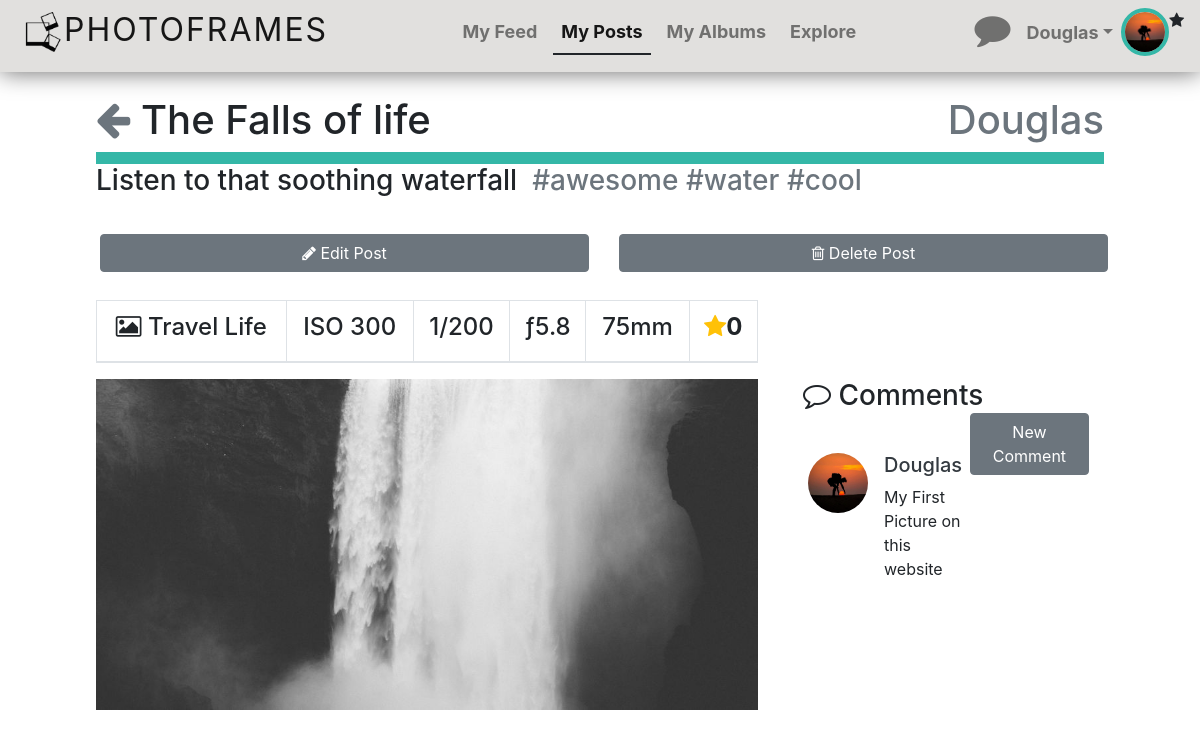
The page /php/post.php?imageID=16 (signed in) on the database its author committed.
### tables this page shows
CREATE TABLE `tbpost` (
  `imageID` int(11) NOT NULL,
  `userID` int(11) NOT NULL,
  `title` varchar(50) NOT NULL,
  `caption` varchar(50) NOT NULL,
  `stars` int(11) NOT NULL DEFAULT '0',
  `timeStamp` datetime DEFAULT NULL,
  `fileLocation` varchar(200) NOT NULL DEFAULT 'default',
  `privacy` varchar(10) DEFAULT 'public',
  `iso` int(11) DEFAULT NULL,
  `shutterSpeed` varchar(10) DEFAULT NULL,
  `fStop` float DEFAULT NULL,
  `lens` varchar(10) DEFAULT NULL,
  `albumID` int(11) NOT NULL
);

CREATE TABLE `tbuser` (
  `userID` int(11) NOT NULL,
  `userType` varchar(10) NOT NULL DEFAULT 'user',
  `name` varchar(50) NOT NULL,
  `email` varchar(50) NOT NULL,
  `dateOfBirth` date NOT NULL,
  `bio` varchar(100) DEFAULT NULL,
  `profileImage` varchar(200) DEFAULT '../gallery/profilePics/default.png',
  `password` varchar(200) NOT NULL
);

CREATE TABLE `tbposthashtag` (
  `ID` int(11) NOT NULL,
  `imageID` int(11) NOT NULL,
  `hashtag` varchar(50) NOT NULL
);

CREATE TABLE `tbalbum` (
  `albumID` int(11) NOT NULL,
  `userID` int(11) NOT NULL,
  `title` varchar(50) NOT NULL,
  `description` varchar(50) DEFAULT NULL,
  `privacy` varchar(10) NOT NULL DEFAULT 'public',
  `timeStamp` datetime NOT NULL
);

CREATE TABLE `tbpostcomment` (
  `ID` int(11) NOT NULL,
  `imageID` int(11) NOT NULL,
  `comment` varchar(50) NOT NULL,
  `timeStamp` datetime DEFAULT NULL,
  `userID` int(11) NOT NULL
);

### php/post.php (the view, shortened to what this page needs)
<?php
include "./fragments/globals.php";
?>
<!DOCTYPE html>
<html>
<head>
    <?php include "./fragments/cssLibraries.php"; ?>
    <link rel="stylesheet" type="text/css" href="../css/post.css" />
</head>
<body>
<?php include "./fragments/navbarFragment.php"; ?>
<?php
$AdminAccess = false;
$getUserQuery = "SELECT *
                    FROM tbuser
                    WHERE userID = ".$_SESSION['userID'].";";
$result = $mysqli->query($getUserQuery);
if ($result && $result->num_rows > 0)
{
    while($rowResult = $result->fetch_assoc())
    {
        if ($rowResult["userType"] == 'admin')
            $AdminAccess = true;
    }
}
$ownerID = '';
$editPostISO = '';
$editPostShutterSpeed = '';
$editPostFStop = '';
$editPostLens = '';
$editPostAlbumID = '';
$editPostFileLocation = '';
$postStars = '';
$postInfoQuery = "SELECT *
                    FROM tbpost
                    WHERE imageID = ".$_GET['imageID'].";";
$res = $mysqli->query($postInfoQuery);
if ($res && $res->num_rows > 0)
{
    while($row = $res->fetch_assoc())
    {
        $ownerID = $row['userID'];
        $editPostISO =  $row['iso'];
        $editPostShutterSpeed =  $row['shutterSpeed'];
        $editPostFStop =  $row['fStop'];
        $editPostLens =  $row['lens'];
        $editPostAlbumID = $row['albumID'];
        $editPostFileLocation = $row['fileLocation'];
        $postStars = $row['stars'];
        echo '<div class="heading">
            <h1>
            <a href="#" class="goBack"><i class="fa fa-arrow-left text-secondary" aria-hidden="true"></i></a>
             '.$row['title'];
        echo '<span class="float-right">';
        $getUserQuery = "SELECT *
                            FROM tbuser
                            WHERE userID = ".$row['userID'].";";
        $result = $mysqli->query($getUserQuery);
        if ($result && $result->num_rows > 0)
        {
            while($rowResult = $result->fetch_assoc())
            {
                echo '<a href="./profile.php?userID='.$rowResult["userID"].'" class="text-secondary">'.$rowResult["name"].'</a>';
            }
        }
        echo '</span>
            </h1>
           </div>
           <h3 class="pageContent2">'.$row['caption'].'&nbsp;&nbsp;';
        $getHashtagsQuery = "SELECT *
                            FROM tbposthashtag
                            WHERE imageID = ".$_GET['imageID'].";";
        $result = $mysqli->query($getHashtagsQuery);
        if ($result && $result->num_rows > 0)
        {
            while($rowResult = $result->fetch_assoc())
            {
                echo '<a href="./explore.php?hashtag='.substr($rowResult['hashtag'], 1).'" class="text-secondary">'.$rowResult['hashtag'].'</a>&nbsp;';
            }
        }
        echo '</h3>';
    }
}
if ($_SESSION['userID'] == $ownerID || $AdminAccess)
{
    echo '<div class="pageContent">
            <div class="row">
                <div class="col-6"><a class="btn btn-secondary col-12 m-1 text-white adminBtn" data-toggle="modal" data-target="#editPost_View" ><i class="fa fa-pencil" aria-hidden="true"></i> Edit Post</a></div>
                <div class="col-6"><a class="btn btn-secondary col-12 m-1 text-white adminBtn" data-imageid="'.$_GET['imageID'].'" id="deleteImage"><i class="fa fa-trash-o" aria-hidden="true"></i> Delete Post</a></div>
            </div>
        </div>';
}
echo '<main class="container-fluid pageContent">
    <div class="row">
        <div class="col-8">
            <table class="table table-bordered text-center">
              <thead>
                <tr class="text-center">';
                    $getAlbumInfo = "SELECT *
                                    FROM tbalbum
                                    WHERE albumID = ".$editPostAlbumID.";";
                    $result = $mysqli->query($getAlbumInfo);
                    if ($result && $result->num_rows > 0)
                    {
                        while($rowResult = $result->fetch_assoc())
                        {
                            echo '<th class="text-center"><h4><i class="fa fa-picture-o" aria-hidden="true"></i> '.$rowResult['title'].'</h4></th>';
                        }
                    }
                 echo '<th class="text-center"><h4>ISO '.$editPostISO.'</h4></th>
                  <th class="text-center"><h4>'.$editPostShutterSpeed.'</h4></th>
                  <th class="text-center"><h4>&fnof;'.$editPostFStop.'</h4></th>
                  <th class="text-center"><h4>'.$editPostLens.'</h4></th>
                  <th class="text-center"><h4><i class="fa fa-star fa-1x text-warning" aria-hidden="true"></i><b>'.$postStars.'</b></h4></th>
                </tr>
              </thead>
            </table>
        </div>
    </div>
    <div class="row mb-5">
        <img src="'.$editPostFileLocation.'" class="col-8">
        <div class="col-4">
          <h3 class="mb-3 col-12"> <i class="fa fa-comment-o" aria-hidden="true"></i> Comments <a data-imageid="'.$_GET['imageID'].'" class="btn btn-secondary float-right text-white col-sm-12 col-lg-5 addComment">New Comment</a></h3>
            <div class="row postComments">
                <div class="mb-1 mt-1">
                    <div class="card">
                        <div class="row">
                            <div class="col-12">
                                <div class="row">
                                    <div class="col-12 comments">';
                            $postCommentsQuery = "SELECT *
                                                FROM tbpostcomment
                                                INNER JOIN tbuser t on tbpostcomment.userID = t.userID
                                                WHERE imageID = ".$_GET['imageID'].";";
                            $res = $mysqli->query($postCommentsQuery);
                            if ($res && $res->num_rows > 0)
                            {
                                while($row = $res->fetch_assoc())
                                {
                                    echo '<div class="media mb-2">
                                            <a href="./profile.php?userID='.$row["userID"].'" class="text-dark"><img class="mr-3 rounded-circle" alt="avatar" src="'.$row['profileImage'].'" /></a>
                                            <div class="media-body">
                                                <div class="row">
                                                    <div class="col-8 d-flex">
                                                        <h5><a href="./profile.php?userID='.$row["userID"].'" class="text-dark">'.$row['name'].'</a></h5>
                                                    </div>
                                                </div> '.$row['comment'].'
                                            </div>
                                        </div>';
                                }
                            }
                            echo ' </div>
                                </div>
                            </div>
                        </div>
                    </div>
                </div>
            </div>
        </div>
    </div>
</main>';
?>
</body>
</html>

### css/main.css (style rules this page uses)
div.card { border: none; }
html { scrollbar-width: none; -ms-overflow-style: none; }
.heading { margin-top: 6em; margin-left: 8%; margin-right: 8%; border-bottom: 12px solid #34b7a7; }
.pageContent { padding-left: 8%; padding-right: 8%; padding-top: 2%; }
.pageContent2 { padding-left: 8%; padding-right: 8%; }

### css/post.css (style rules this page uses)
.card { position: relative; display: flex; padding: 20px; flex-direction: column; min-width: 0; word-wrap: break-word; }
.media img { width: 60px; height: 60px }
.postComments { max-height: 40em; overflow-y: auto ; }

### rows shown on the page
tbpost: title "The Falls of life", caption "Listen to that soothing waterfall", iso "300", shutterSpeed "1/200", fStop "5.8", lens "75mm", stars "0", fileLocation (picture)
tbuser: name "Douglas"
tbposthashtag: hashtag "#awesome"
tbposthashtag: hashtag "#water"
tbposthashtag: hashtag "#cool"
tbalbum: title "Travel Life"
tbpostcomment: userID.profileImage (picture), userID.name "Douglas", comment "My First Picture on this website"

### other values the page prints
$_SESSION['userName'] "Douglas"
